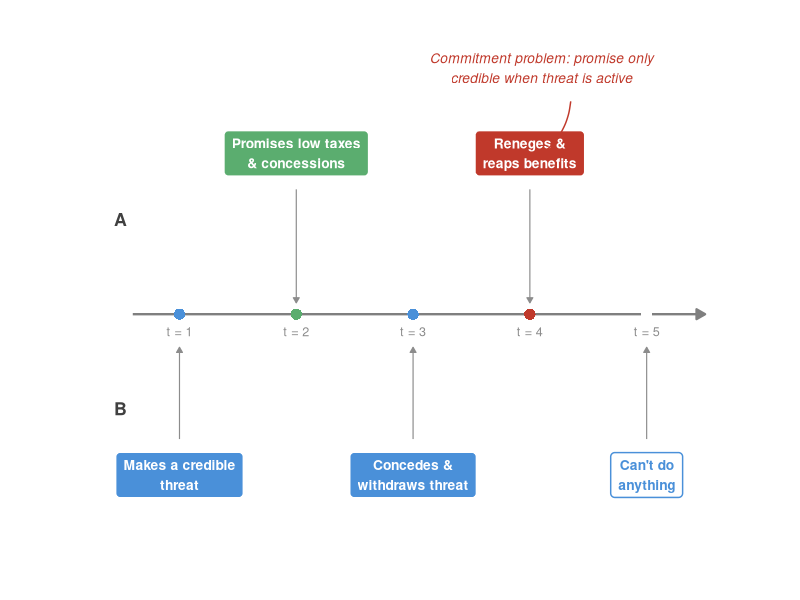
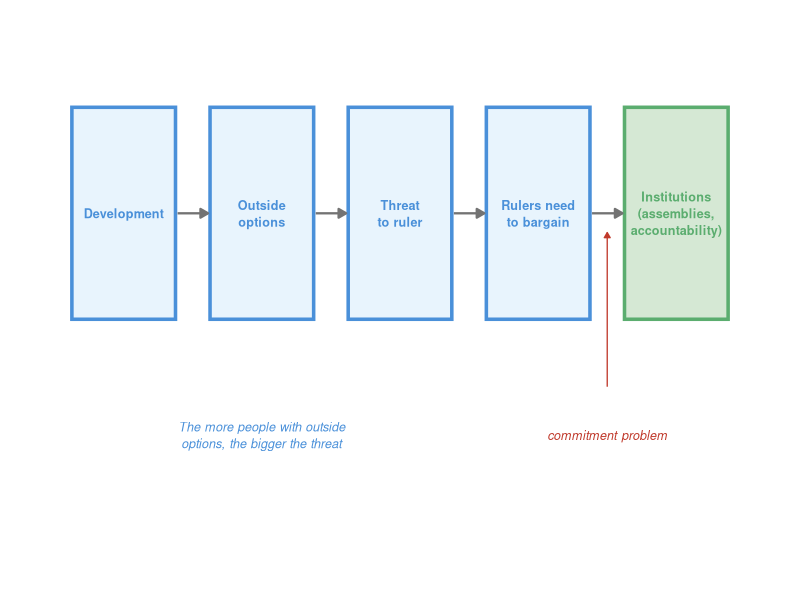
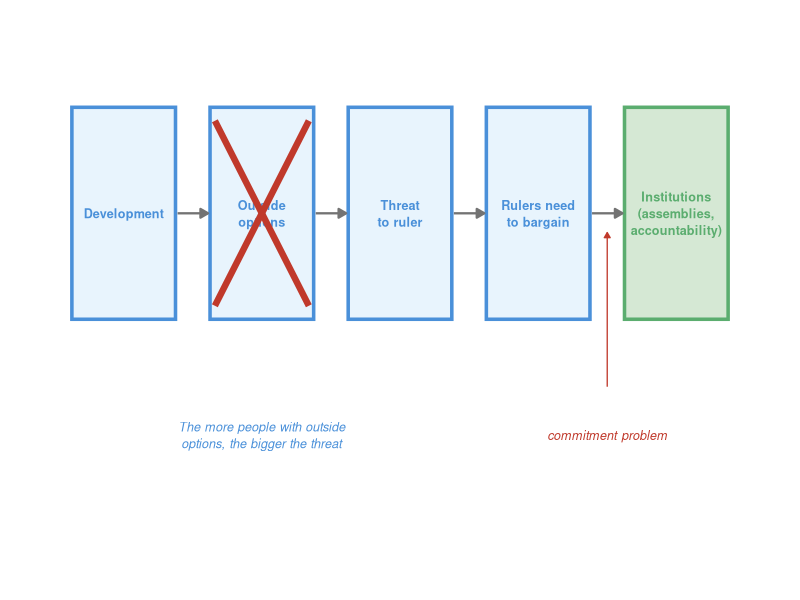
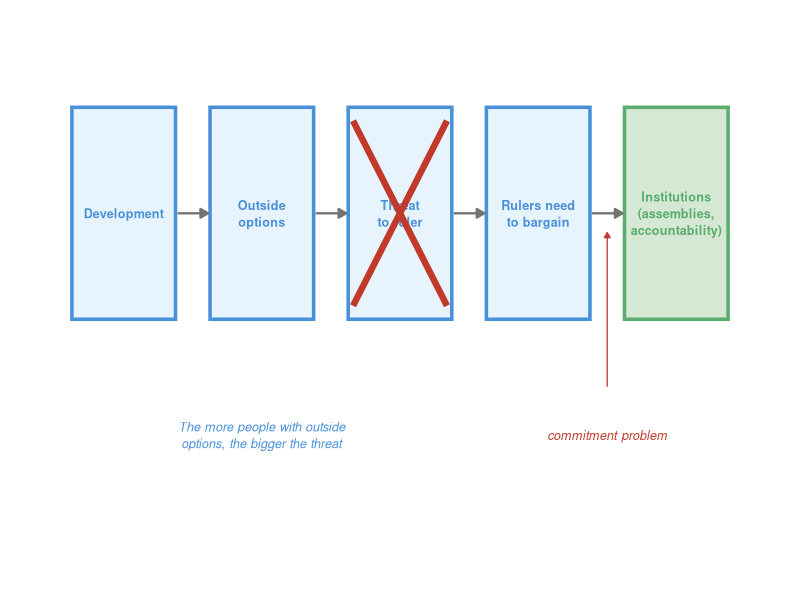

Generate these figures, in order, with R:
## ---- chunk 1
#| echo: false
#| fig-width: 11
#| fig-height: 4.2
#| fig-align: center
library(ggplot2)

# t=5 is B's final action: white-filled box, dark border
events <- data.frame(
  time      = c(1,    2,      3,    4,      5),
  y         = c(-1,   1,     -1,    1,     -1),
  label     = c("Makes a credible\nthreat",
                "Promises low taxes\n& concessions",
                "Concedes &\nwithdraws threat",
                "Reneges &\nreaps benefits",
                "Can't do\nanything"),
  fill      = c("#4A90D9", "#5BAD6F", "#4A90D9", "#C0392B", "white"),
  textcol   = c("white",   "white",   "white",   "white",   "grey25"),
  stringsAsFactors = FALSE
)

# Arrow connector endpoints: from box edge toward timeline (y=0)
# box centre y = y*1.7; arrow starts just below/above box, ends near y=0
connectors <- data.frame(
  x    = events$time,
  xend = events$time,
  y    = ifelse(events$y > 0, events$y * 1.7 - 0.38, events$y * 1.7 + 0.38),
  yend = ifelse(events$y > 0, 0.12, -0.35)
)

ggplot() +
  # Main timeline
  geom_segment(aes(x = 0.6, xend = 5.5, y = 0, yend = 0),
    arrow = arrow(length = unit(0.25, "cm"), type = "closed"),
    linewidth = 0.8, color = "grey50") +
  # Actor labels
  annotate("text", x = 0.55, y =  1, label = "A",
    hjust = 1, size = 4.5, fontface = "bold", color = "grey25") +
  annotate("text", x = 0.55, y = -1, label = "B",
    hjust = 1, size = 4.5, fontface = "bold", color = "grey25") +
  # Arrows from boxes to timeline
  geom_segment(data = connectors,
    aes(x = x, xend = xend, y = y, yend = yend),
    arrow = arrow(length = unit(0.15, "cm"), type = "closed"),
    color = "grey55", linewidth = 0.4) +
  # Dots on timeline
  geom_point(data = events,
    aes(x = time, y = 0, color = fill), size = 3.5, shape = 16) +
  # Action boxes (filled)
  geom_label(data = events[events$fill != "white", ],
    aes(x = time, y = y * 1.7, label = label, fill = fill),
    color = "white", size = 3.5, fontface = "bold",
    label.padding = unit(0.45, "lines"), label.r = unit(0.25, "lines"),
    lineheight = 1.2) +
  # t=5 box: white fill with blue border and blue text
  geom_label(data = events[events$fill == "white", ],
    aes(x = time, y = y * 1.7, label = label),
    fill = "white", color = "#4A90D9", size = 3.5, fontface = "bold",
    label.padding = unit(0.45, "lines"), label.r = unit(0.25, "lines"),
    label.size = 0.5, lineheight = 1.2) +
  # Time labels
  annotate("text", x = 1:5, y = -0.18, label = paste0("t = ", 1:5),
    size = 3.2, color = "grey55") +
  # Commitment problem callout
  annotate("text", x = 4.1, y = 2.6,
    label = "Commitment problem: promise only\ncredible when threat is active",
    hjust = 0.5, size = 3.5, color = "#C0392B", fontface = "italic",
    lineheight = 1.2) +
  geom_curve(aes(x = 4.35, y = 2.25, xend = 4.05, yend = 1.65),
    arrow = arrow(length = unit(0.18, "cm"), type = "closed"),
    color = "#C0392B", curvature = -0.25, linewidth = 0.5) +
  scale_color_identity() +
  scale_fill_identity() +
  theme_void() +
  theme(plot.background = element_rect(fill = "white", color = NA),
        plot.margin = margin(10, 30, 10, 70)) +
  xlim(0.55, 5.7) +
  ylim(-2.6, 2.9)
## ---- chunk 2
library(ggplot2)

# Reusable diagram; cross_box = x coord of box to mark with a red cross
plot_diagram <- function(cross_box = NULL) {
  nodes <- data.frame(
    x     = c(1, 3, 5, 7, 9),
    label = c("Development", "Outside\noptions", "Threat\nto ruler",
              "Rulers need\nto bargain", "Institutions\n(assemblies,\naccountability)"),
    fill  = c("#E8F4FD", "#E8F4FD", "#E8F4FD", "#E8F4FD", "#D5E8D4"),
    color = c("#4A90D9", "#4A90D9", "#4A90D9", "#4A90D9", "#5BAD6F"),
    stringsAsFactors = FALSE
  )
  arrows_df <- data.frame(
    x    = c(1.78, 3.78, 5.78, 7.78),
    xend = c(2.22, 4.22, 6.22, 8.22)
  )
  p <- ggplot() +
    geom_tile(data = nodes,
      aes(x = x, y = 0, fill = fill, color = color),
      width = 1.5, height = 1.1, linewidth = 1.2) +
    geom_text(data = nodes,
      aes(x = x, y = 0, label = label, color = color),
      size = 3.2, fontface = "bold", lineheight = 1.1) +
    geom_segment(data = arrows_df,
      aes(x = x, xend = xend, y = 0, yend = 0),
      arrow = arrow(length = unit(0.22, "cm"), type = "closed"),
      color = "grey45", linewidth = 0.8) +
    annotate("text", x = 3, y = -1.15,
      label = "The more people with outside\noptions, the bigger the threat",
      size = 3.2, color = "#4A90D9", fontface = "italic",
      hjust = 0.5, lineheight = 1.1) +
    annotate("text", x = 8, y = -1.15,
      label = "commitment problem",
      size = 3.2, color = "#C0392B", fontface = "italic", hjust = 0.5) +
    geom_segment(aes(x = 8, xend = 8, y = -0.9, yend = -0.1),
      arrow = arrow(length = unit(0.15, "cm"), type = "closed"),
      color = "#C0392B", linewidth = 0.45) +
    scale_fill_identity() +
    scale_color_identity() +
    theme_void() +
    theme(plot.background = element_rect(fill = "white", color = NA),
          plot.margin = margin(10, 20, 10, 20)) +
    xlim(0.1, 9.9) +
    ylim(-1.8, 0.9)

  if (!is.null(cross_box)) {
    bw <- 0.68; bh <- 0.48
    p <- p +
      geom_segment(aes(x = cross_box - bw, xend = cross_box + bw,
                       y = -bh, yend =  bh),
        color = "#C0392B", linewidth = 2.2) +
      geom_segment(aes(x = cross_box + bw, xend = cross_box - bw,
                       y = -bh, yend =  bh),
        color = "#C0392B", linewidth = 2.2)
  }
  p
}
## ---- chunk 3
#| echo: false
#| fig-width: 11
#| fig-height: 3.2
#| fig-align: center
plot_diagram()
## ---- chunk 4
#| echo: false
#| fig-width: 11
#| fig-height: 3.2
#| fig-align: center
# Cross on "Outside options" (x=3): development does not create outside options
plot_diagram(cross_box = 3)
## ---- chunk 5
#| echo: false
#| fig-width: 11
#| fig-height: 3.2
#| fig-align: center
# Cross on "Threat to ruler" (x=5): outside options do not translate into a threat
plot_diagram(cross_box = 5)
